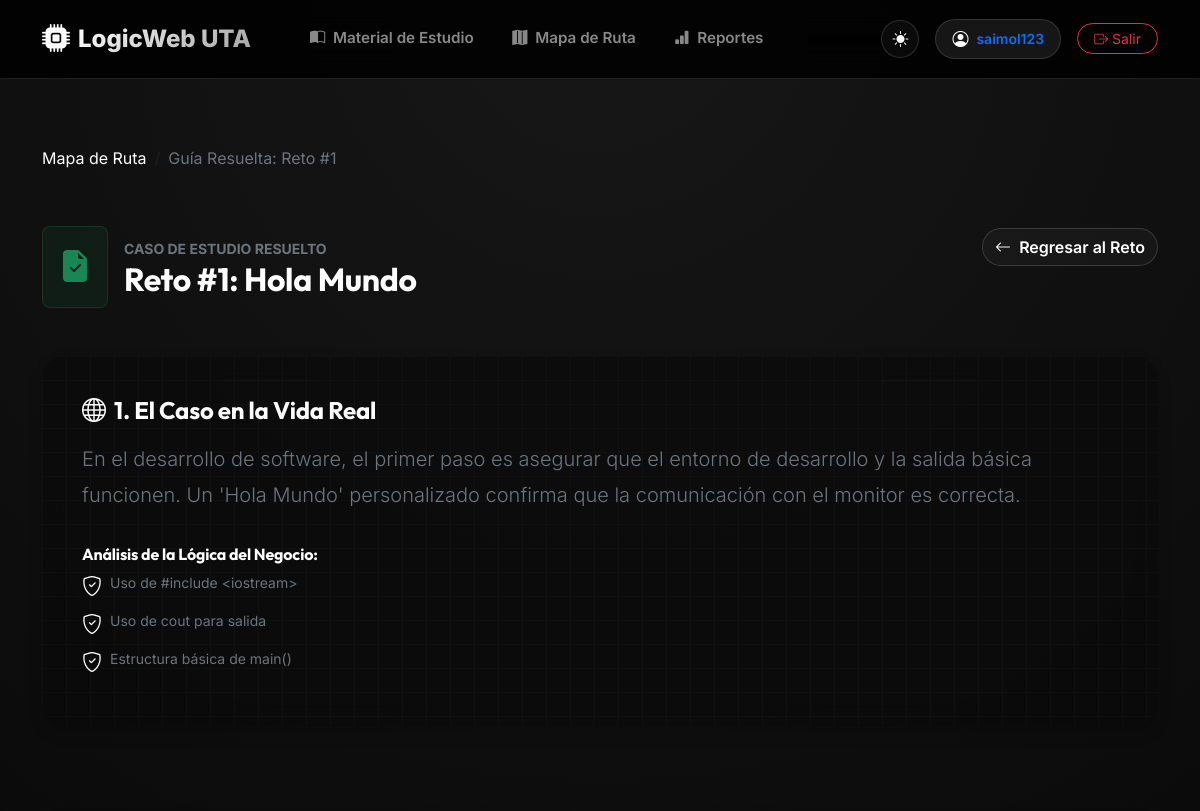
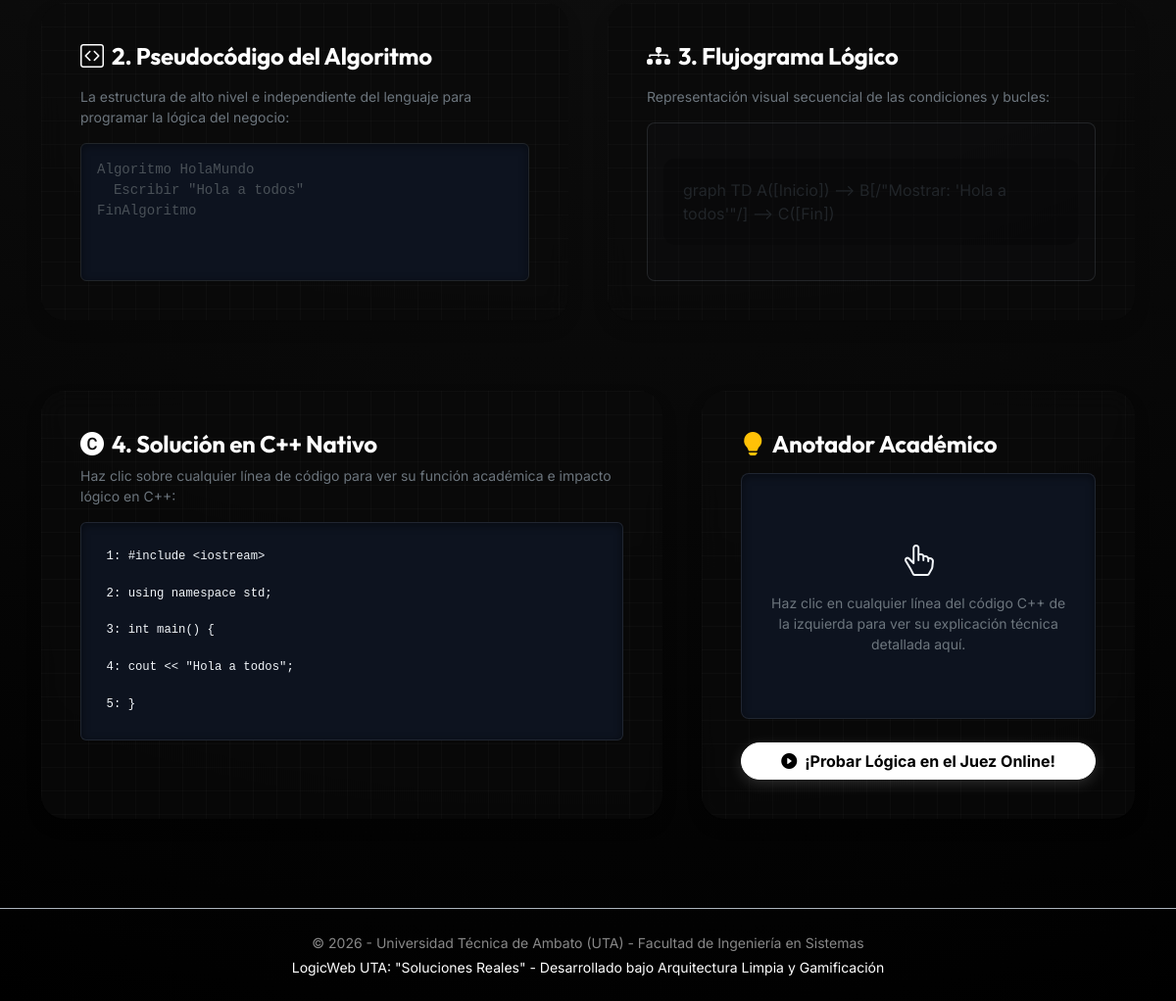
The app's page /solved/1 (signed in) with its own data (2 pictures, top to bottom).
### app/infrastructure/database/models.py (models this page shows, shortened)
class UserModel(db.Model):
    __tablename__ = 'usuarios'
    id = db.Column(db.Integer, primary_key=True, autoincrement=True)
    username = db.Column(db.String(80), unique=True, nullable=False)
    email = db.Column(db.String(120), unique=True, nullable=False)
    password_hash = db.Column(db.String(256), nullable=False)
    fecha_registro = db.Column(db.DateTime, default=datetime.utcnow)
    def to_domain(self) -> Usuario:
        return Usuario(
            id=self.id,
            username=self.username,
            email=self.email,
            password_hash=self.password_hash,
            fecha_registro=self.fecha_registro
        )

class ExerciseModel(db.Model):
    __tablename__ = 'ejercicios'
    id = db.Column(db.Integer, primary_key=True, autoincrement=True)
    unidad_id = db.Column(db.Integer, nullable=False)
    titulo = db.Column(db.String(200), nullable=False)
    descripcion_caso_real = db.Column(db.Text, nullable=False)
    pseudocodigo = db.Column(db.Text, nullable=False)
    codigo_fuente_cpp = db.Column(db.Text, nullable=True) # Código real C++ para mostrar al estudiante
    diagrama_ruta = db.Column(db.String(255), nullable=False)
    ruta_binario_cpp = db.Column(db.String(255), nullable=False)
    def to_domain(self) -> Ejercicio:
        return Ejercicio(
            id=self.id,
            unidad_id=self.unidad_id,
            titulo=self.titulo,
            descripcion_caso_real=self.descripcion_caso_real,
            pseudocodigo=self.pseudocodigo,
            diagrama_ruta=self.diagrama_ruta,
            ruta_binario_cpp=self.ruta_binario_cpp,
            codigo_fuente_cpp=self.codigo_fuente_cpp
        )

### app/infrastructure/web/solved.py (the view, shortened to what this page needs)
@solved_bp.route('/<int:ejercicio_id>')
@login_required
def view_solved(ejercicio_id: int):
    try:
        ejercicio_repo = SqliteEjercicioRepository()
        use_case = ObtenerEjercicioPorIdUseCase(ejercicio_repo)
        ejercicio = use_case.ejecutar(ejercicio_id)
    except LogicWebException as e:
        flash(e.message, "danger")
        return redirect(url_for('theory.learning_path'))
    guia = GUIAS_ESTUDIO.get(ejercicio_id)
    lineas_codigo = []
    binario = ejercicio.ruta_binario_cpp
    if ejercicio.codigo_fuente_cpp:
        for idx, linea in enumerate(ejercicio.codigo_fuente_cpp.splitlines(), 1):
            explicacion = get_explanation_for_line(binario, linea, idx)
            linea_escapada = linea.replace("<", "&lt;").replace(">", "&gt;")
            linea_html = dar_formato_color_cpp(linea_escapada)
            lineas_codigo.append({
                "number": idx,
                "html_content": linea_html,
                "explanation": explicacion
            })
    return render_template(
        'solved/solved.html',
        ejercicio=ejercicio,
        guia=guia,
        lineas_codigo=lineas_codigo
    )

### app/application/use_cases/exercise_use_cases.py (called while the page is built)
    def ejecutar(self, ejercicio_id: int) -> Ejercicio:
        ejercicio = self.ejercicio_repository.obtener_por_id(ejercicio_id)
        if not ejercicio:
            raise EjercicioNoEncontrado(ejercicio_id)
        return ejercicio

### app/domain/entities.py (called while the page is built)
    def validar_entidad(self) -> None:
        if not self.username or len(self.username.strip()) < 3:
            raise IntentoInvalido("El nombre de usuario debe tener al menos 3 caracteres.")
        patron_email = r"^[\w\.-]+@[\w\.-]+\.\w+$"
        if not self.email or not re.match(patron_email, self.email):
            raise IntentoInvalido("El formato del correo electrónico ingresado es inválido.")

    def validar_entidad(self) -> None:
        if not self.titulo or len(self.titulo.strip()) == 0:
            raise IntentoInvalido("El título del ejercicio es requerido.")
        if self.unidad_id <= 0:
            raise IntentoInvalido("El ejercicio debe estar asignado a una Unidad válida.")
        if not self.ruta_binario_cpp or len(self.ruta_binario_cpp.strip()) == 0:
            raise IntentoInvalido("La ruta del ejecutable C++ es requerida para procesar subprocesos.")

### app/infrastructure/database/repositories.py (called while the page is built)
    def obtener_por_id(self, usuario_id: int) -> Optional[Usuario]:
        model = UserModel.query.get(usuario_id)
        return model.to_domain() if model else None

    def obtener_por_id(self, ejercicio_id: int) -> Optional[Ejercicio]:
        model = ExerciseModel.query.get(ejercicio_id)
        return model.to_domain() if model else None

### app/infrastructure/web/auth.py (called while the page is built)
def login_required(f):
    @wraps(f)
    def decorated_function(*args, **kwargs):
        if 'usuario_id' not in session:
            flash("Por favor, inicia sesión para acceder a esta sección.", "warning")
            return redirect(url_for('auth.login'))
        return f(*args, **kwargs)
    return decorated_function

@auth_bp.before_app_request
def cargar_usuario_actual():
    usuario_id = session.get('usuario_id')
    if usuario_id is None:
        g.usuario = None
    else:
        repo = SqliteUsuarioRepository()
        g.usuario = repo.obtener_por_id(usuario_id)

### app/templates/solved/solved.html (shortened to what this page needs)
{% extends 'base.html' %}
{% block content %}
<div class="container my-4">
    <nav aria-label="breadcrumb">
        <ol class="breadcrumb">
            <li class="breadcrumb-item"><a href="{{ url_for('theory.learning_path') }}" class="text-accent text-decoration-none">Mapa de Ruta</a></li>
            <li class="breadcrumb-item active text-secondary" aria-current="page">Guía Resuelta: Reto #{{ ejercicio.id }}</li>
        </ol>
    </nav>
    <div class="row mb-5 mt-3 align-items-center">
        <div class="col-md-9">
            <div class="d-flex align-items-center">
                <div class="p-3 bg-success bg-opacity-10 rounded-3 border border-success border-opacity-25 me-3">
                    <i class="bi bi-file-earmark-check-fill text-success fs-2 animate-pulse"></i>
                </div>
                <div>
                    <span class="text-secondary small fw-bold">CASO DE ESTUDIO RESUELTO</span>
                    <h2 class="text-white mb-0 fw-bold">{{ ejercicio.titulo }}</h2>
                </div>
            </div>
        </div>
        <div class="col-md-3 text-md-end mt-3 mt-md-0">
            <a href="{{ url_for('interactive.view_interactive', ejercicio_id=ejercicio.id) }}" class="btn btn-glass-secondary rounded-pill">
                <i class="bi bi-arrow-left me-1"></i> Regresar al Reto
            </a>
        </div>
    </div>
    <div class="row mb-5">
        <div class="col-12">
            <div class="card card-glass border-0 p-4 shadow">
                <h4 class="text-white mb-3 fw-bold"><i class="bi bi-globe text-accent me-1"></i> 1. El Caso en la Vida Real</h4>
                <p class="text-secondary small lead mb-4">{{ guia.caso_real }}</p>
                <h6 class="text-white fw-bold mb-2">Análisis de la Lógica del Negocio:</h6>
                <ul class="list-unstyled mb-0 text-secondary small">
                    {% for item in guia.analisis_logico %}
                    <li class="mb-2 d-flex align-items-start">
                        <i class="bi bi-shield-check text-accent me-2 fs-5 mt-0.5"></i>
                        <span>{{ item }}</span>
                    </li>
                    {% endfor %}
                </ul>
            </div>
        </div>
    </div>
    <div class="row mb-5">
        <div class="col-md-6 mb-4">
            <div class="card card-glass border-0 p-4 shadow h-100">
                <h4 class="text-white mb-3 fw-bold"><i class="bi bi-code-square text-accent me-1"></i> 2. Pseudocódigo del Algoritmo</h4>
                <p class="text-secondary small mb-3">La estructura de alto nivel e independiente del lenguaje para programar la lógica del negocio:</p>
                <pre class="code-block font-monospace p-3 text-light-emphasis border border-dark rounded mb-0 h-100"><code>{{ ejercicio.pseudocodigo }}</code></pre>
            </div>
        </div>
        <div class="col-md-6 mb-4">
            <div class="card card-glass border-0 p-4 shadow h-100">
                <h4 class="text-white mb-3 fw-bold"><i class="bi bi-diagram-3-fill text-accent me-1"></i> 3. Flujograma Lógico</h4>
                <p class="text-secondary small mb-3">Representación visual secuencial de las condiciones y bucles:</p>
                <div class="d-flex flex-column align-items-center justify-content-center border border-secondary border-opacity-25 rounded-3 p-3 bg-dark bg-opacity-10 h-100">
                    <div class="mermaid w-100">
                    {{ guia.diagrama_mermaid | safe }}
                    </div>
                </div>
            </div>
        </div>
    </div>
    <div class="row">
        <div class="col-lg-7 mb-4">
            <div class="card card-glass border-0 p-4 shadow h-100">
                <h4 class="text-white mb-2 fw-bold"><i class="bi bi-c-circle-fill text-accent me-1"></i> 4. Solución en C++ Nativo</h4>
                <p class="text-secondary small mb-3">Haz clic sobre cualquier línea de código para ver su función académica e impacto lógico en C++:</p>
                <div class="interactive-code-chalkboard p-3 rounded border border-dark overflow-auto" style="max-height: 480px;">
                    <ol class="list-unstyled font-monospace small mb-0 text-white-50">
                        {% for line in lineas_codigo %}
                        <li class="code-line-commented mb-1" data-explanation="{{ line.explanation }}">
                            <code>{{ line.number }}: {{ line.html_content | safe }}</code>
                        </li>
                        {% endfor %}
                    </ol>
                </div>
            </div>
        </div>
        <div class="col-lg-5 mb-4">
            <div class="card card-glass border-0 p-4 shadow h-100">
                <h4 class="text-white mb-3 fw-bold"><i class="bi bi-lightbulb-fill text-warning me-1"></i> Anotador Académico</h4>
                <div id="cpp-line-explanation" class="d-flex align-items-center justify-content-center h-100 border border-secondary border-opacity-15 rounded-3 p-4 min-height-150">
                    <div class="text-center text-secondary small">
                        <i class="bi bi-hand-index-thumb fs-2 text-accent mb-2 d-block"></i>
                        Haz clic en cualquier línea del código C++ de la izquierda para ver su explicación técnica detallada aquí.
                    </div>
                </div>
                <div class="text-center mt-4">
                    <a href="{{ url_for('interactive.view_interactive', ejercicio_id=ejercicio.id) }}" class="btn btn-accent w-100 rounded-pill py-2.5">
                        <i class="bi bi-play-circle-fill me-1"></i> ¡Probar Lógica en el Juez Online!
                    </a>
                </div>
            </div>
        </div>
    </div>
</div>
{% endblock %}

### app/templates/base.html (shortened to what this page needs)
<!DOCTYPE html>
<html lang="es">
<head>
    <link href="https://cdn.jsdelivr.net/npm/bootstrap@5.3.2/dist/css/bootstrap.min.css" rel="stylesheet">
    <link rel="stylesheet" href="https://cdn.jsdelivr.net/npm/bootstrap-icons@1.11.2/font/bootstrap-icons.min.css">
    <link rel="stylesheet" href="{{ url_for('static', filename='css/custom.css') }}">
</head>
<body>
    <nav class="navbar navbar-expand-lg sticky-top navbar-glass">
        <div class="container">
            <a class="navbar-brand d-flex align-items-center" href="{{ url_for('index') }}" id="nav-brand-logo">
                <i class="bi bi-cpu-fill text-accent me-2 fs-3 animate-pulse"></i>
                <span class="brand-text">LogicWeb <span class="text-accent">UTA</span></span>
            </a>
            {% if g.usuario %}
            <div class="collapse navbar-collapse" id="navbarContent">
                <ul class="navbar-nav me-auto mb-2 mb-lg-0 ms-lg-4">
                    <li class="nav-item">
                        <a class="nav-link {% if request.endpoint == 'theory.study_material' %}active{% endif %}" href="{{ url_for('theory.study_material') }}" id="nav-study-material">
                            <i class="bi bi-book-half me-1"></i> Material de Estudio
                        </a>
                    </li>
                    <li class="nav-item">
                        <a class="nav-link {% if request.endpoint == 'theory.learning_path' %}active{% endif %}" href="{{ url_for('theory.learning_path') }}" id="nav-learning-path">
                            <i class="bi bi-map-fill me-1"></i> Mapa de Ruta
                        </a>
                    </li>
                    <li class="nav-item">
                        <a class="nav-link {% if request.endpoint == 'reports.dashboard' %}active{% endif %}" href="{{ url_for('reports.dashboard') }}" id="nav-dashboard">
                            <i class="bi bi-bar-chart-fill me-1"></i> Reportes
                        </a>
                    </li>
                </ul>
                <div class="d-flex align-items-center gap-3">
                    <button id="theme-toggle-btn" class="btn btn-glass-secondary rounded-circle p-0 d-flex align-items-center justify-content-center" style="width: 38px; height: 38px;" title="Cambiar Tema (Claro/Oscuro)">
                        <i id="theme-toggle-icon" class="bi bi-sun-fill text-warning"></i>
                    </button>
                    <a href="{{ url_for('auth.profile') }}" class="user-badge px-3 py-1.5 rounded-pill d-flex align-items-center text-decoration-none hover-border-accent" title="Configuración de Perfil" id="nav-user-profile-link">
                        <i class="bi bi-person-circle text-accent me-2"></i>
                        <span class="fw-semibold small" id="nav-username">{{ g.usuario.username }}</span>
                    </a>
                    <a href="{{ url_for('auth.logout') }}" class="btn btn-outline-danger btn-sm rounded-pill px-3" id="nav-logout-btn">
                        <i class="bi bi-box-arrow-right"></i> Salir
                    </a>
                </div>
            </div>
            {% endif %}
        </div>
    </nav>
    <main class="py-4" id="main-content-area">
        {% block content %}{% endblock %}
    </main>
    <footer class="footer py-4 mt-auto border-top border-dark-subtle">
        <div class="container text-center">
            <p class="mb-1 text-muted small">&copy; 2026 - Universidad Técnica de Ambato (UTA) - Facultad de Ingeniería en Sistemas</p>
            <p class="mb-0 text-muted-accent small">LogicWeb UTA: "Soluciones Reales" - Desarrollado bajo Arquitectura Limpia y Gamificación</p>
        </div>
    </footer>
</body>
</html>

### records on screen
UserModel: usuario.username "saimol123"
ExerciseModel: titulo "Reto #1: Hola Mundo", pseudocodigo "Algoritmo HolaMundo Escribir \"Hola a todos\" FinAlgoritmo"

### other values on screen
{{ ejercicio.id }} "1"
{{ item }} "Uso de #include <iostream>" "Uso de cout para salida" "Estructura básica de main()"
{{ guia.diagrama_mermaid | safe }} "graph TD A([Inicio]) --> B[/\"Mostrar: 'Hola a todos'\"/] --> C([Fin])"
{{ line.number }} "1" "2" "3" "4" "5"
{{ line.html_content | safe }} "#include <iostream>" "using namespace std;" "int main() {" "cout << \"Hola a to do s\";" "}"
